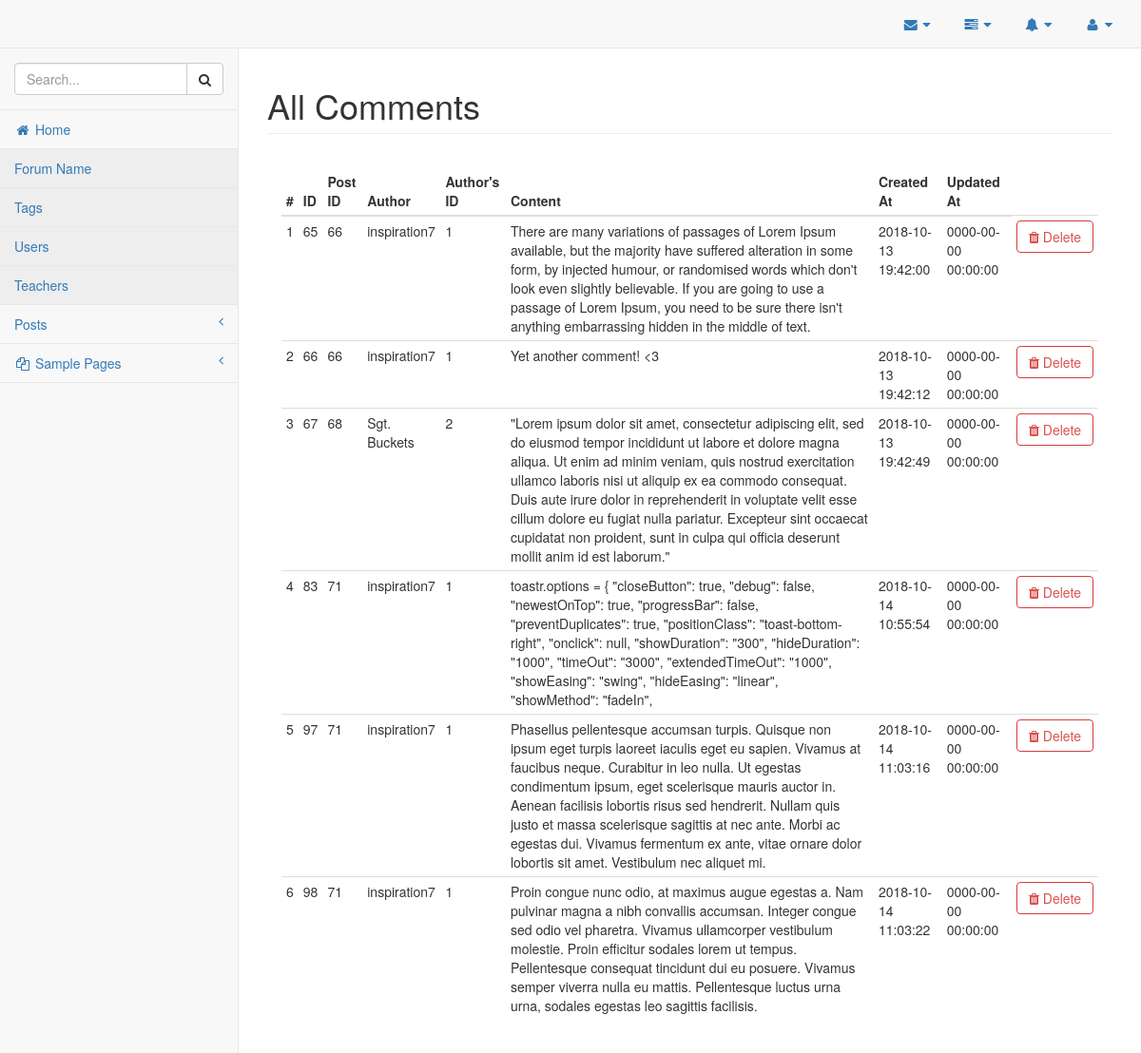
The page /admin/comments.php (signed in) on the database as committed earlier.
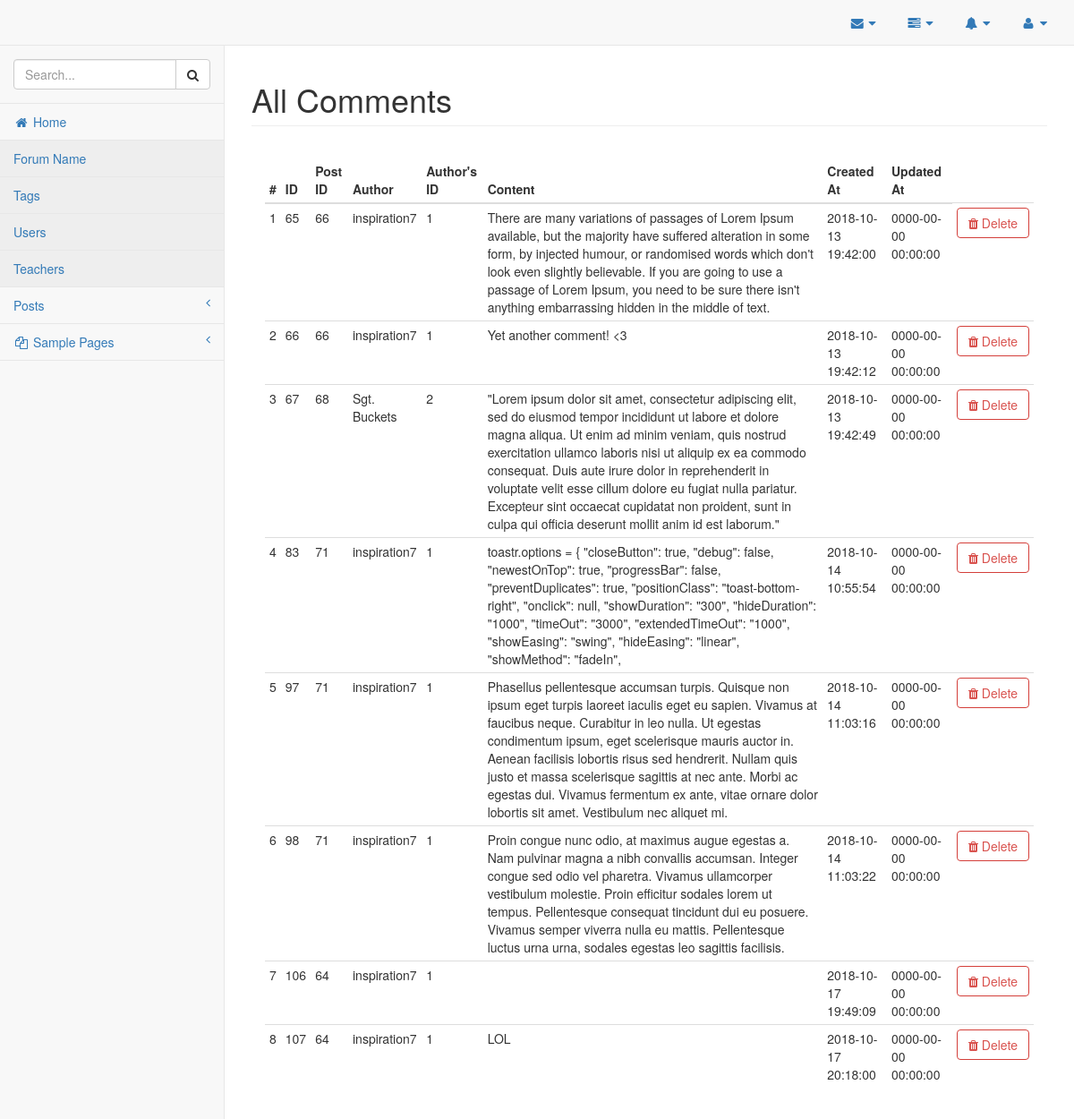
The same page on the database as committed later.
### tables this page shows
CREATE TABLE `comments` (
  `comment_id` int(11) NOT NULL,
  `comment_post_id` int(11) NOT NULL,
  `comment_author` varchar(255) NOT NULL,
  `comment_author_id` int(11) NOT NULL,
  `comment_content` text NOT NULL,
  `created_at` datetime NOT NULL,
  `updated_at` datetime NOT NULL,
  `is_deleted` bit(1) NOT NULL DEFAULT b'0',
  `deleted_by` int(11) NOT NULL
);

### classes/Database.php (called while the page is built, shortened)
<?php
    class Database {
        private $servername;
        private $username;
        private $password;
        private $database;
        private $connection;
        public function __construct() {
            $this->servername = "localhost";
            $this->username = "aniket";
            $this->password = "aniket";
            $this->database = "forumdb";
        }
        public function connectDB() {
            $this->connection = new mysqli($this->servername, $this->username, $this->password, $this->database);
        }
        public function getConnection() {
            return $this->connection;
        }
    }
    $database = new Database();
?>

### classes/Comments.php (called while the page is built, shortened)
<?php
	require_once("Database.php");
	class Comments {
		private $connection;
		public function __construct() {
			global $database;
			$this->connection = $database->getConnection();
		}
		public function getAllComments() {
			$sql = "SELECT * FROM comments WHERE is_deleted = 0";
			$result_set = $this->connection->query($sql);
			return $result_set;
		}
	}
?>

### admin/comments.php (the view, shortened to what this page needs)
<!DOCTYPE html>
<html lang="en">
    <?php
        require_once("../ui-elements/header.php");
        require_once("../classes/Comments.php");
    ?>
    <body>
        <div id="wrapper">
            <?php
                require_once("../ui-elements/navigation.php");
            ?>
            <div id="page-wrapper">
                <div class="row">
                    <div class="col-lg-12">
                        <h1 class="page-header">All Comments</h1>
                    </div>
                </div>
                <div class="panel-body">
                    <div class="table-responsive">
                        <table class="table table-hover table-condensed" id="comments-table">
                            <thead>
                                <tr>
                                    <th>#</th>
                                    <th>ID</th>
                                    <th>Post ID</th>
                                    <th>Author</th>
                                    <th>Author's ID</th>
                                    <th>Content</th>
                                    <th>Created At</th>
                                    <th>Updated At</th>
                                </tr>
                            </thead>
                            <tbody>
                                <?php
                                    $sr_no = 1;
                                    $comments = new Comments();
                                    $result_set = $comments->getAllComments();
                                    while($row = mysqli_fetch_assoc($result_set)) {
                                        extract($row);
                                ?>
                                        <tr>
                                            <td><?php echo $sr_no; ?></td>
                                            <td><?php echo $comment_id; ?></td>
                                            <td><?php echo $comment_post_id; ?></td>
                                            <td><?php echo $comment_author; ?></td>
                                            <td><?php echo $comment_author_id; ?></td>
                                            <td><?php echo $comment_content; ?></td>
                                            <td><?php echo $created_at; ?></td>
                                            <td><?php echo $updated_at; ?></td>
                                            <td><a class='btn btn-outline btn-danger' onclick="deleteCommentClicked(event, <?php echo $comment_id; ?>, this);"><span class='fa fa-trash'></span> Delete</a></td>
                                        </tr>
                                <?php
                                        $sr_no++;
                                    }
                                ?>
                            </tbody>
                        </table>
                    </div>
                </div>
            </div>
    </body>
</html>

### ui-elements/header.php (shortened to what this page needs)
<head>
    <link href="../assets/convertedFromCDN/css/froala_editor.pkgd.min.css" rel="stylesheet" type="text/css" />
    <link href="../assets/convertedFromCDN/css/froala_style.min.css" rel="stylesheet" type="text/css" />
    <link href="../assets/vendor/bootstrap/css/bootstrap.min.css" rel="stylesheet">
    <link href="../assets/vendor/metisMenu/metisMenu.min.css" rel="stylesheet">
    <link href="../assets/dist/css/sb-admin-2.css" rel="stylesheet">
    <link href="../assets/vendor/morrisjs/morris.css" rel="stylesheet">
    <link href="../assets/vendor/font-awesome/css/font-awesome.min.css" rel="stylesheet" type="text/css">
    <link rel="stylesheet" href="../assets/convertedFromCDN/css/toastr.min.css">
    <link rel="stylesheet" type="text/css" href="../assets/css/myStyles.css">
    <link rel="stylesheet" href="../node_modules/sweetalert2/dist/sweetalert2.min.css">
</head>

### ui-elements/navigation.php (shortened to what this page needs)
<nav class="navbar navbar-default navbar-static-top" role="navigation" style="margin-bottom: 0">
            <div class="navbar-header">
                <a class="navbar-brand" href="index.html"></a>
            </div>
            <ul class="nav navbar-top-links navbar-right">
                <li class="dropdown">
                    <a class="dropdown-toggle" data-toggle="dropdown" href="#">
                        <i class="fa fa-envelope fa-fw"></i> <i class="fa fa-caret-down"></i>
                    </a>
                </li>
                <li class="dropdown">
                    <a class="dropdown-toggle" data-toggle="dropdown" href="#">
                        <i class="fa fa-tasks fa-fw"></i> <i class="fa fa-caret-down"></i>
                    </a>
                </li>
                <li class="dropdown">
                    <a class="dropdown-toggle" data-toggle="dropdown" href="#">
                        <i class="fa fa-bell fa-fw"></i> <i class="fa fa-caret-down"></i>
                    </a>
                </li>
                <li class="dropdown">
                    <a class="dropdown-toggle" data-toggle="dropdown" href="#">
                        <i class="fa fa-user fa-fw"></i> <i class="fa fa-caret-down"></i>
                    </a>
                            <?php
                                print_r($_SESSION);
                            ?>
                </li>
            </ul>
            <div class="navbar-default sidebar" role="navigation">
                <div class="sidebar-nav navbar-collapse">
                    <ul class="nav" id="side-menu">
                        <li class="sidebar-search">
                            <div class="input-group custom-search-form">
                                <input type="text" class="form-control" placeholder="Search...">
                                <span class="input-group-btn">
                                <button class="btn btn-default" type="button">
                                    <i class="fa fa-search"></i>
                                </button>
                            </span>
                            </div>
                        </li>
                        <li>
                            <?php
                                $path = "";
                                if($_SESSION['user_role'] === "admin") {
                                    $path = "http://localhost/forum/admin/index.php";
                                } else {
                                    $path = "http://localhost/forum/index.php";
                                }
                            ?>
                            <a href="<?php echo $path; ?>"><i class="fa fa-home fa-fw"></i> Home</a>
                        </li>
                        <li>
                            <a href="">Forum Name</a>
                        </li>
                        <li>
                            <a href="">Tags</a>
                        </li>
                        <li>
                            <a href="">Users</a>
                        </li>
                        <li>
                            <a href="">Teachers</a>
                        </li>
                        <li>
                            <a href="#"> Posts<span class="fa arrow"></span></a>
                        </li>
                        <li>
                            <a href="#"><i class="fa fa-files-o fa-fw"></i> Sample Pages<span class="fa arrow"></span></a>
                        </li>
                    </ul>
                </div>
            </div>
        </nav>

Rows that differ between the two databases and show on the page:
added comments: comment_id "106", comment_post "64", comment_author "inspiration7", comment_author "1", created_at "2018-10-17 19:49:09", updated_at "0000-00-00 00:00:00"
added comments: comment_id "107", comment_post "64", comment_author "inspiration7", comment_author "1", comment_content "LOL", created_at "2018-10-17 20:18:00", updated_at "0000-00-00 00:00:00"
